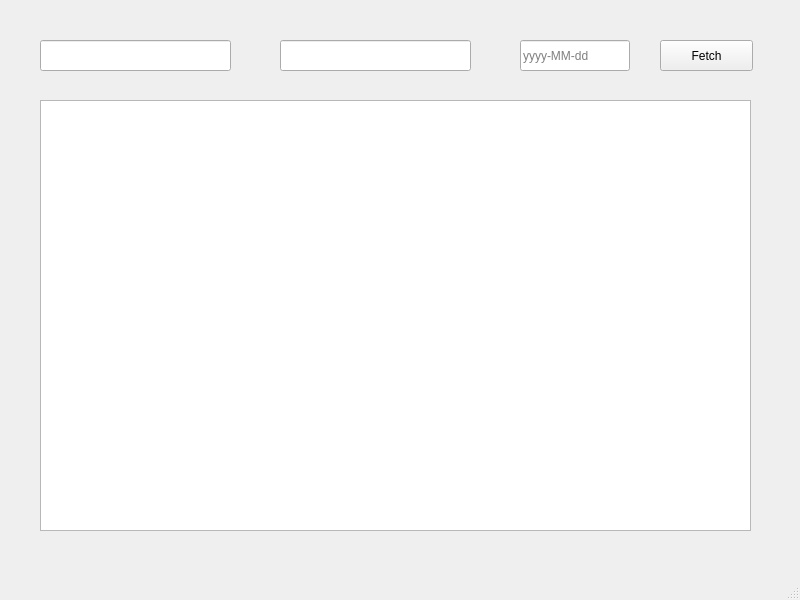
<?xml version="1.0" encoding="UTF-8"?>
<ui version="4.0">
 <class>MainWindow</class>
 <widget class="QMainWindow" name="MainWindow">
  <property name="geometry">
   <rect>
    <x>0</x>
    <y>0</y>
    <width>800</width>
    <height>600</height>
   </rect>
  </property>
  <property name="windowTitle">
   <string>Train Schedule</string>
  </property>
  <widget class="QWidget" name="centralwidget">
   <widget class="QLineEdit" name="fromStationLineEdit">
    <property name="geometry">
     <rect>
      <x>40</x>
      <y>40</y>
      <width>191</width>
      <height>31</height>
     </rect>
    </property>
   </widget>
   <widget class="QLineEdit" name="toStationLineEdit">
    <property name="geometry">
     <rect>
      <x>280</x>
      <y>40</y>
      <width>191</width>
      <height>31</height>
     </rect>
    </property>
   </widget>
   <widget class="QLineEdit" name="dateLineEdit">
    <property name="geometry">
     <rect>
      <x>520</x>
      <y>40</y>
      <width>110</width>
      <height>31</height>
     </rect>
    </property>
    <property name="placeholderText">
     <string>yyyy-MM-dd</string>
    </property>
   </widget>
   <widget class="QPushButton" name="fetchButton">
    <property name="geometry">
     <rect>
      <x>660</x>
      <y>40</y>
      <width>93</width>
      <height>31</height>
     </rect>
    </property>
    <property name="text">
     <string>Fetch</string>
    </property>
   </widget>
   <widget class="QTableWidget" name="tableWidget">
    <property name="geometry">
     <rect>
      <x>40</x>
      <y>100</y>
      <width>711</width>
      <height>431</height>
     </rect>
    </property>
   </widget>
  </widget>
  <widget class="QMenuBar" name="menubar">
   <property name="geometry">
    <rect>
     <x>0</x>
     <y>0</y>
     <width>800</width>
     <height>22</height>
    </rect>
   </property>
  </widget>
  <widget class="QStatusBar" name="statusbar"/>
 </widget>
 <resources/>
 <connections/>
</ui>
